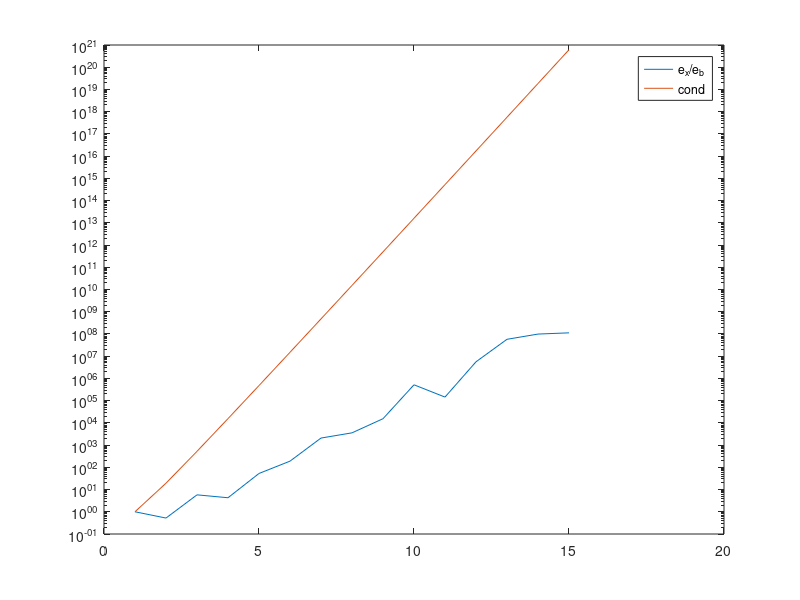

Recreate this plot in MATLAB.
clear all;

N = 15;
delta = 1e-5;
e = zeros(N, 1);
cond = zeros(N, 1);
for n = 1:N

    % Hilbert matrix
    H = hilb(n);
    Hinv = invhilb(n);

    % rhs vector
    b = ones(n, 1);
    b_delta = b + rand(n, 1) * delta / sqrt(n);
    e_b = norm(b - b_delta)/norm(b);

    x = H\b;
    x_delta = H\b_delta;
    e_x = norm(x - x_delta)/norm(x);

    % Set error and data
    e(n) = e_x/e_b;
    cond(n) = norm(H)*norm(Hinv);
end

semilogy(e)
hold on
semilogy(cond)
legend("e_x/e_b", "cond")
